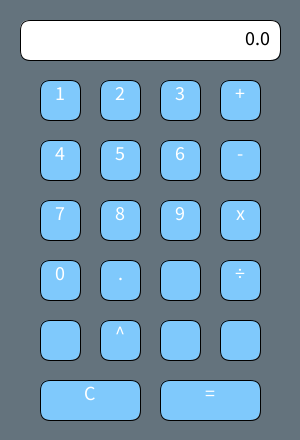
Frame 1 (no input)
Frame 60 (the mouse pressed at the canvas centre just before this capture): identical to frame 1, image omitted
Frame 120 (the mouse held since frame 60 and released just before this capture): identical to frame 1, image omitted

The Processing sketch that drew this single still picture (run headless with seeded random() and noise(); from frame 60 on, the mouse is pressed at the canvas centre):

// Processing sketch: Calculator
// ── Calculator.pde
// Adam McConkie | 9/14/26 | Calculator
// Color palette: #7FC9FC (light blue) #FCC97E (pale yellow) #8EAABD (blue-gray) #A79C8C (gray-brown) #64737D (blue-gray)
String displayVal;
float l, r, result;
char op;
boolean left;
boolean newEntry;
Button[] numButtons = new Button[10];
Button[] opButtons = new Button[12];

void setup() {
  size(300, 440);
  displayVal = "0.0";
  l = 0.0;
  r = 0.0;
  result = 0.0;
  op = ' ';
  left = true;
  newEntry = true;
  numButtons[0] = new Button(60, 280, '0', 40);
  numButtons[1] = new Button(60, 100, '1', 40);
  numButtons[2] = new Button(120, 100, '2', 40);
  numButtons[3] = new Button(180, 100, '3', 40);
  numButtons[4] = new Button(60, 160, '4', 40);
  numButtons[5] = new Button(120, 160, '5', 40);
  numButtons[6] = new Button(180, 160, '6', 40);
  numButtons[7] = new Button(60, 220, '7', 40);
  numButtons[8] = new Button(120, 220, '8', 40);
  numButtons[9] = new Button(180, 220, '9', 40);

  opButtons[0] = new Button(240, 100, '+', 40);
  opButtons[1] = new Button(240, 160, '-', 40);
  opButtons[2] = new Button(240, 220, 'x', 40);
  opButtons[3] = new Button(240, 280, '÷', 40);
  opButtons[4] = new Button(120, 280, '.', 40);
  opButtons[5] = new Button(180, 280, ' ', 40);
  opButtons[6] = new Button(60, 340, ' ', 40);
  opButtons[7] = new Button(120, 340, '^', 40);
  opButtons[8] = new Button(180, 340, ' ', 40);
  opButtons[9] = new Button(240, 340, ' ', 40);
  opButtons[10] = new Button(90, 400, 'C', 100);
  opButtons[11] = new Button(210, 400, '=', 100);
}

void draw() {
  background(#64737D);
  updateDisplay();
  for (int i = 0; i<numButtons.length; i++) {
    numButtons[i].display();
    numButtons[i].mouseOver(mouseX, mouseY);
  }
  for (int i = 0; i<opButtons.length; i++) {
    opButtons[i].display();
    opButtons[i].mouseOver(mouseX, mouseY);
  }
}

void updateDisplay() {
  // Background shape
  rectMode(CENTER);
  rect(150, 40, 260, 40, 10);

  //Overlay text
  fill(0);
  textAlign(RIGHT);
  if (displayVal.length()< 24) {
    textSize(20);
  } else if (displayVal.length()>24) {
    textSize(15);
  }

  text(displayVal, width-30, 45);
}

void mouseReleased() {
  // Update display with proper button mouse click
  for (int i = 0; i < numButtons.length; i++) {
    numButtons[i].mouseOver(mouseX, mouseY);
  }
  for (int i = 0; i < opButtons.length; i++) {
    opButtons[i].mouseOver(mouseX, mouseY);
  }
  //Number Buttons
  for (int i = 0; i < numButtons.length; i++) {
    if (numButtons[i].hover == true) {
      handleEvent(numButtons[i].val, true);
    }
  }

  //Operator Buttons
  for (int i = 0; i < opButtons.length; i++) {
    if (opButtons[i].hover) {
      char clicked = opButtons[i].val;
      if (clicked == '=') {
        performCalc();
      } else if (clicked == 'C') {
        // reset all variables
        displayVal = "0.0";
        l = 0.0;
        r = 0.0;
        result = 0.0;
        op = ' ';
        left = true;
        newEntry = true;
      } else if (clicked == '^') {
        if (left == true) {
          l = sq(l);
          displayVal = str(l);
        } else {
          r = sq(r);
          displayVal = str(r);
        }
      } else if (clicked == '+' || clicked == '-' ||
        clicked == 'x' || clicked == '÷') {
        op = clicked;
        left = false;
        newEntry = true;
        displayVal = str(op);
      } else if (clicked == '±') {
        //toggleSign();
      } else if (clicked == '.') {
        if (displayVal.contains(".") == false) {
          if (left == true) {
            displayVal += ".";
            l = float(displayVal);
          } else {
            displayVal += ".";
            r = float(displayVal);
          }
        }
      }
    }
  }
}

void performCalc() {
  if (op == '+') {
    result = l + r;
  } else if (op == '-') {
    result = l - r;
  } else if (op == '÷') {
    if (r == 0) {
      displayVal = "ERROR";
      newEntry = true;
      return;
    }
    result = l / r;
  } else if (op == 'x') {
    result = l * r;
  } else {
    return;
  }

  displayVal = str(result);
  l = result;
  r= 0.0;
  left = true;
  newEntry = true;
}

void keyPressed() {
  if (key == '1') {
    println("You hit 1 " + keyCode);
    handleEvent('1', true);
  } else if (key == '2') {
    println("You hit 2 " + keyCode);
    handleEvent('2', true);
  } else if (key == '3') {
    println("You hit 3 " + keyCode);
    handleEvent('3', true);
  } else if (key == '4') {
    println("You hit 4 " + keyCode);
    handleEvent('4', true);
  } else if (key == '5') {
    println("You hit 5 " + keyCode);
    handleEvent('5', true);
  } else if (key == '6') {
    println("You hit 6 " + keyCode);
    handleEvent('6', true);
  } else if (key == '7') {
    println("You hit 7 " + keyCode);
    handleEvent('7', true);
  } else if (key == '8') {
    println("You hit 8 " + keyCode);
    handleEvent('8', true);
  } else if (key == '9') {
    println("You hit 9 " + keyCode);
    handleEvent('9', true);
  } else if (key == '0') {
    println("You hit 0 " + keyCode);
    handleEvent('0', true);
  } else if (key == '+') {
    println("You hit + " + keyCode);
    handleEvent('+', false);
  } else if (key == '-') {
    println("You hit - " + keyCode);
    handleEvent('-', false);
  } else if (key == 'x') {
    println("You hit x " + keyCode);
    handleEvent('x', false);
  } else if (key == '/') {
    println("You hit / " + keyCode);
    handleEvent('÷', false);
  } else if (keyCode == 10) {
    println("You hit enter " + keyCode);
    handleEvent('=', false);
  } else if (key == '.') {
    println("You hit . " + keyCode);
    handleEvent('.', false);
  } else if (keyCode == 8 || key == 'c') {
    println("You hit backspace " + keyCode);
    handleEvent('C', false);
  }
}

void handleEvent(char val, boolean isNum) {
  if (isNum == true) {
    String digit = str(val);

    if (newEntry || displayVal.equals("0.0")) {
      displayVal = digit;
      newEntry = false;
    } else {
      displayVal += digit;
    }

    if (left) {
      l = float(displayVal);
    } else {
      r = float(displayVal);
    }
  } else {
    char clicked = val;
    if (clicked == '=') {
      performCalc();
    } else if (clicked == 'C') {
      // reset all variables
      displayVal = "0.0";
      l = 0.0;
      r = 0.0;
      result = 0.0;
      op = ' ';
      left = true;
      newEntry = true;
    } else if (clicked == '^') {
      if (left == true) {
        l = sq(l);
        displayVal = str(l);
      } else {
        r = sq(r);
        displayVal = str(r);
      }
    } else if (clicked == '+' || clicked == '-' ||
      clicked == 'x' || clicked == '÷') {
      op = clicked;
      left = false;
      newEntry = true;
      displayVal = str(op);
    } else if (clicked == '±') {
      //toggleSign();
    } else if (clicked == '.') {
      if (displayVal.contains(".") == false) {
        if (left == true) {
          displayVal += ".";
          l = float(displayVal);
        } else {
          displayVal += ".";
          r = float(displayVal);
        }
      }
    }
  }
}

// ── Button.pde
class Button {
  // Member Variables
  float x, y, w, h;
  color c1, c2;
  char val;
  boolean hover;

  // Constuctor
  Button(float x, float y, char val, float w) {
    this.x = x;
    this.y = y;
    this.w = w;
    h = 40;
    c1 = color(#7FC9FC);
    c2 = color(#FCC97E);
    this.val = val;
    hover = false;
  }

  // Member Methods
  void display() {
    textAlign(CENTER);
    rectMode(CENTER);
    if (hover == true) {
      fill(c2);
    } else {
      fill(c1);
    }
    rect(x, y, w, h, 10);
    fill(255);
    text(val, x, y);
  }

  void mouseOver(float tempX, float tempY) {
    if (tempX > x-w/2 && tempX < x+w/2 && tempY > y-h/2 && tempY < y+h/2) {
      hover = true;
    } else {
      hover = false;
    }
  }
}
